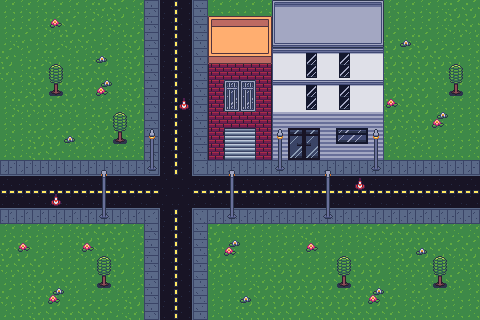

A 2D game scene composited from a Tiled map and its tileset images. What follows is a short description and the map's XML, with each tile layer's data collapsed to a summary:
An orthogonal 30x20 tile map with 16x16 px tiles, 4 tile layers (Background, Main, UnderAccessories, AboveAccessories), 3 tilesets and 14 objects.

<map version="1.10" tiledversion="1.10.2" orientation="orthogonal" renderorder="right-down" width="30" height="20" tilewidth="16" tileheight="16" infinite="0" nextlayerid="13" nextobjectid="36">
 <tileset firstgid="1" name="Road" tilewidth="16" tileheight="16" tilecount="20" columns="4">
  <image source="city.png" width="64" height="80" />
 </tileset>
 <tileset firstgid="21" name="Building" tilewidth="16" tileheight="16" tilecount="256" columns="16">
  <image source="doors.png" width="256" height="256" />
 </tileset>
 <tileset firstgid="277" name="Accesories" tilewidth="16" tileheight="16" tilecount="256" columns="16">
  <image source="accesories.png" width="256" height="256" />
  <tile id="146">
   <properties>
    <property name="opaque" type="bool" value="false" />
   </properties>
  </tile>
  <tile id="147">
   <properties>
    <property name="opaque" type="bool" value="false" />
   </properties>
  </tile>
  <tile id="162">
   <properties>
    <property name="opaque" type="bool" value="false" />
   </properties>
  </tile>
  <tile id="163">
   <properties>
    <property name="opaque" type="bool" value="false" />
   </properties>
  </tile>
 </tileset>
 <layer id="2" name="Background" width="30" height="20">
  <data>[600 cells, 600 non-empty, 21 distinct tile ids]</data>
 </layer>
 <layer id="3" name="Main" width="30" height="20">
  <data>[600 cells, 106 non-empty, 30 distinct tile ids]</data>
 </layer>
 <layer id="12" name="UnderAccessories" width="30" height="20">
  <data>[600 cells, 49 non-empty, 22 distinct tile ids]</data>
 </layer>
 <layer id="11" name="AboveAccessories" width="30" height="20">
  <data>[600 cells, 24 non-empty, 7 distinct tile ids]</data>
 </layer>
 <objectgroup id="10" name="Collision">
  <object id="7" x="208" y="16" width="64" height="144" />
  <object id="8" x="272" y="0" width="112" height="160" />
  <object id="9" x="448" y="80" width="16" height="16" />
  <object id="15" x="336" y="272" width="16" height="16" />
  <object id="16" x="432" y="272" width="16" height="16" />
  <object id="27" x="148" y="164" width="8" height="8">
   <ellipse />
  </object>
  <object id="28" x="228" y="212" width="8" height="8">
   <ellipse />
  </object>
  <object id="29" x="100" y="212" width="8" height="8">
   <ellipse />
  </object>
  <object id="30" x="276" y="164" width="8" height="8">
   <ellipse />
  </object>
  <object id="31" x="324" y="212" width="8" height="8">
   <ellipse />
  </object>
  <object id="32" x="372" y="164" width="8" height="8">
   <ellipse />
  </object>
  <object id="33" x="180" y="103" width="8" height="8">
   <ellipse />
  </object>
  <object id="34" x="52" y="198" width="8" height="8">
   <ellipse />
  </object>
  <object id="35" x="356" y="182" width="8" height="8">
   <ellipse />
  </object>
 </objectgroup>
</map>
